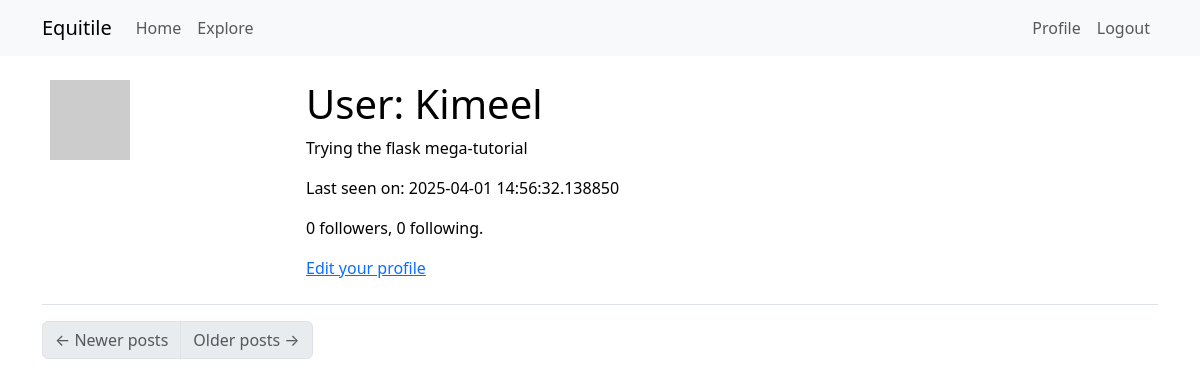
Before: /user/Kimeel (signed in) with the older database file.
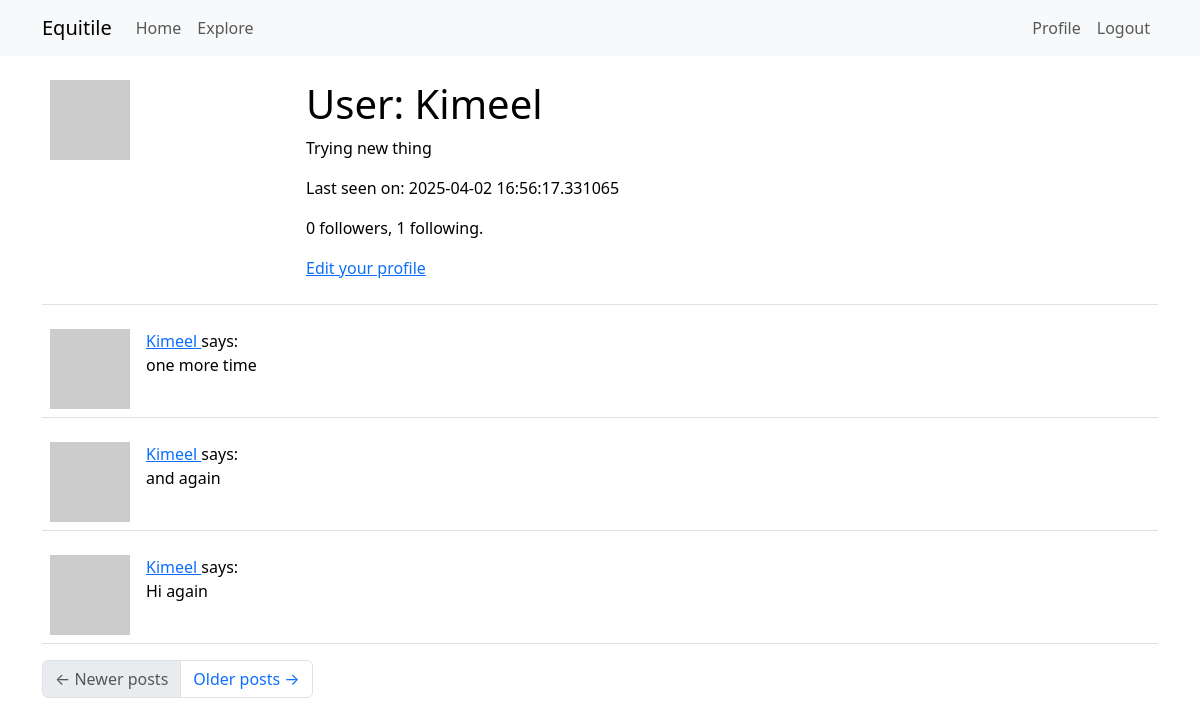
After: the same page with the newer database file.
### app/models.py (models this page shows, shortened)
class User(UserMixin, db.Model):
    id: so.Mapped[int] = so.mapped_column(primary_key=True)
    username: so.Mapped[str] = so.mapped_column(sa.String(64), index=True,
                                                unique=True)
    email: so.Mapped[str] = so.mapped_column(sa.String(120), index=True,
                                             unique=True)
    password_hash: so.Mapped[Optional[str]] = so.mapped_column(sa.String(256))
    posts: so.WriteOnlyMapped['Post'] = so.relationship(back_populates='author')
    about_me: so.Mapped[Optional[str]] = so.mapped_column(sa.String(140))
    last_seen: so.Mapped[Optional[datetime]] = so.mapped_column(
        default=lambda: datetime.now(timezone.utc))
    following: so.WriteOnlyMapped['User'] = so.relationship(
        secondary=followers, primaryjoin=(followers.c.follower_id == id),
        secondaryjoin=(followers.c.followed_id == id),
        back_populates='followers')
    followers: so.WriteOnlyMapped['User'] = so.relationship(
        secondary=followers, primaryjoin=(followers.c.followed_id == id),
        secondaryjoin=(followers.c.follower_id == id),
        back_populates='following')
    def avatar(self, size):
        digest = md5(self.email.lower().encode('utf-8')).hexdigest()
        return f'https://www.gravatar.com/avatar/{digest}?d=identicon&s={size}'
    def followers_count(self):
        query = sa.select(sa.func.count()).select_from(
            self.followers.select().subquery())
        return db.session.scalar(query)
    def following_count(self):
        query = sa.select(sa.func.count()).select_from(
            self.following.select().subquery())
        return db.session.scalar(query)

class Post(db.Model):
    id: so.Mapped[int] = so.mapped_column(primary_key=True)
    body: so.Mapped[str] = so.mapped_column(sa.String(140))
    timestamp: so.Mapped[datetime] = so.mapped_column(
        index=True, default=lambda: datetime.now(timezone.utc))
    user_id: so.Mapped[int] = so.mapped_column(sa.ForeignKey(User.id),
                                               index=True)
    author: so.Mapped[User] = so.relationship(back_populates='posts')

### app/routes.py (the view)
@app.route('/user/<username>')
@login_required
def user(username):
    user = db.first_or_404(sa.select(User).where(User.username == username))
    page = request.args.get('page', 1, type=int)
    query = user.posts.select().order_by(Post.timestamp.desc())
    posts = db.paginate(query, page=page,
                        per_page=app.config['POSTS_PER_PAGE'],
                        error_out=False)
    next_url = url_for('user', username=user.username, page=posts.next_num) \
        if posts.has_next else None
    prev_url = url_for('user', username=user.username, page=posts.prev_num) \
        if posts.has_prev else None
    form = EmptyForm()
    return render_template('user.html', user=user, posts=posts.items,
                           next_url=next_url, prev_url=prev_url, form=form)

### app/models.py (called while the page is built)
@login.user_loader
def load_user(id):
    return db.session.get(User, int(id))

### app/routes.py (called while the page is built)
@app.before_request
def before_request():
    if current_user.is_authenticated:
        current_user.last_seen = datetime.now(timezone.utc)
        db.session.commit()

### app/templates/user.html (shortened to what this page needs)
{% extends "base.html" %}
{% block content %}
    <table class="table table-hover">
        <tr>
            <td width="256px"><img src="{{ user.avatar(256) }}"></td>
            <td>
                <h1>User: {{ user.username }}</h1>
                {% if user.about_me %}<p>{{ user.about_me }}</p>{% endif %}
                {% if user.last_seen %}<p>Last seen on: {{ user.last_seen }}</p>{% endif %}
                <p>{{ user.followers_count() }} followers, {{ user.following_count() }} following.</p>
                {% if user == current_user %}
                <p><a href="{{ url_for('edit_profile') }}">Edit your profile</a></p>
                {% endif %}
            </td>
        </tr>
    </table>
    {% for post in posts %}
        {% include '_post.html' %}
    {% endfor %}
    <nav aria-label="Post navigation">
        <ul class="pagination">
            <li class="page-item{% if not prev_url %} disabled{% endif %}">
                <a class="page-link" href="{{ prev_url }}">
                    <span aria-hidden="true">&larr;</span> Newer posts
                </a>
            </li>
            <li class="page-item{% if not next_url %} disabled{% endif %}">
                <a class="page-link" href="{{ next_url }}">
                    Older posts <span aria-hidden="true">&rarr;</span>
                </a>
            </li>
        </ul>
    </nav>
{% endblock %}

### app/templates/base.html (shortened to what this page needs)
<!doctype html>
<html lang="en">
  <head>
    <link
        href="https://cdn.jsdelivr.net/npm/bootstrap@5.3.2/dist/css/bootstrap.min.css"
        rel="stylesheet"
>
  </head>
  <body>
    <nav class="navbar navbar-expand-lg bg-body-tertiary">
      <div class="container">
        <a class="navbar-brand" href="{{ url_for('index') }}">Equitile</a>
        <div class="collapse navbar-collapse" id="navbarSupportedContent">
          <ul class="navbar-nav me-auto mb-2 mb-lg-0">
            <li class="nav-item">
              <a class="nav-link" aria-current="page" href="{{ url_for('index') }}">Home</a>
            </li>
            <li class="nav-item">
              <a class="nav-link" aria-current="page" href="{{ url_for('explore') }}">Explore</a>
            </li>
          </ul>
          <ul class="navbar-nav mb-2 mb-lg-0">
            {% if current_user.is_anonymous %}
            <li class="nav-item">
              <a class="nav-link" aria-current="page" href="{{ url_for('login') }}">Login</a>
            </li>
            {% else %}
            <li class="nav-item">
              <a class="nav-link" aria-current="page" href="{{ url_for('user', username=current_user.username) }}">Profile</a>
            </li>
            <li class="nav-item">
              <a class="nav-link" aria-current="page" href="{{ url_for('logout') }}">Logout</a>
            </li>
            {% endif %}
          </ul>
        </div>
      </div>
    </nav>
    <div class="container mt-3">
      {% block content %}{% endblock %}
    </div>
  </body>
</html>

### app/templates/_post.html
    <table class="table table-hover">
        <tr>
            <td width="70px">
                <a href="{{ url_for('user', username=post.author.username) }}">
                    <img src="{{ post.author.avatar(70) }}" />
                </a>
            </td>
            <td>
                <a href="{{ url_for('user', username=post.author.username) }}">
                    {{ post.author.username }}
                </a>
                says:
                <br>
                {{ post.body }}
            </td>
        </tr>
    </table>

Changed rows visible on the page:
changed User "Kimeel": about_me "Trying the flask mega-tutorial" → "Trying new thing"; last_seen "2025-04-01 14:56:32.138850" → "2025-04-02 16:56:17.331065"
added Post: author.username "Kimeel", body "one more time"
added Post: author.username "Kimeel", body "and again"
added Post: author.username "Kimeel", body "Hi again"
Other visible differences:
{{ user.following_count() }}: "0" → "1"
